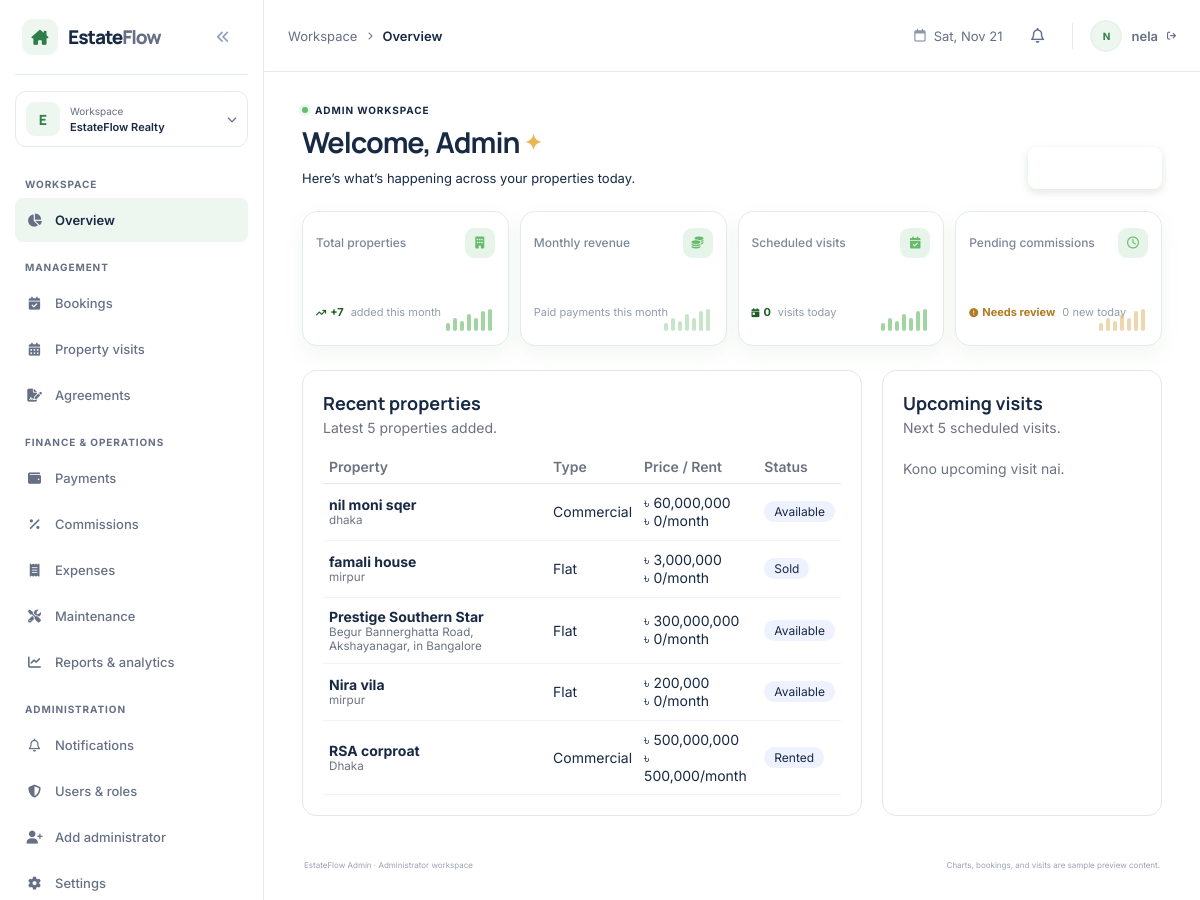
The page /backend/admin/users_dashboard.php (signed in) on the database its author committed.
### tables this page shows
CREATE TABLE `properties` (
  `property_id` bigint UNSIGNED NOT NULL,
  `owner_id` bigint UNSIGNED NOT NULL,
  `title` varchar(100) NOT NULL,
  `property_type` enum('flat','land','commercial') NOT NULL,
  `address` varchar(255) NOT NULL,
  `area_sqft` decimal(10,2) DEFAULT NULL,
  `price` decimal(12,2) DEFAULT NULL,
  `monthly_rent` decimal(12,2) DEFAULT NULL,
  `flat_details` varchar(100) NOT NULL,
  `status` enum('available','sold','rented') NOT NULL DEFAULT 'available',
  `description` text,
  `created_at` datetime NOT NULL DEFAULT CURRENT_TIMESTAMP,
  `imagas` varchar(100) NOT NULL
);

### backend/admin/users_dashboard.php (the view, shortened to what this page needs)
<?php
include_once __DIR__ . '/dbconfig.php';
function takaParts($n) {
  $n = (float)$n;
  return ['৳' . number_format($n), ''];
}
$monthStart = date('Y-m-01');
$prevStart  = date('Y-m-01', strtotime('-1 month', strtotime($monthStart)));
$totalProperties = $addedThisMonth = 0;
$r = $conn->query("SELECT COUNT(*) AS total, COALESCE(SUM(created_at >= '$monthStart'), 0) AS added FROM properties");
if ($r && ($s = $r->fetch_assoc())) {
  $totalProperties = (int)$s['total'];
  $addedThisMonth  = (int)$s['added'];
}
$revenueNow = $revenuePrev = 0;
$r = $conn->query("SELECT
    COALESCE(SUM(CASE WHEN paid_at >= '$monthStart' THEN amount END), 0) AS cur,
    COALESCE(SUM(CASE WHEN paid_at >= '$prevStart' AND paid_at < '$monthStart' THEN amount END), 0) AS prev
  FROM payments WHERE status = 'paid'");
if ($r && ($s = $r->fetch_assoc())) {
  $revenueNow  = (float)$s['cur'];
  $revenuePrev = (float)$s['prev'];
}
$revenueChange = $revenuePrev > 0 ? round(($revenueNow - $revenuePrev) / $revenuePrev * 100, 1) : null;
[$revNum, $revUnit] = takaParts($revenueNow);
$scheduledVisits = $visitsToday = 0;
$r = $conn->query("SELECT COALESCE(SUM(status = 'scheduled'), 0) AS scheduled,
                          COALESCE(SUM(status = 'scheduled' AND DATE(visit_time) = CURDATE()), 0) AS today
                   FROM visits");
if ($r && ($s = $r->fetch_assoc())) {
  $scheduledVisits = (int)$s['scheduled'];
  $visitsToday     = (int)$s['today'];
}
$pendingCommissions = $newCommissionsToday = 0;
$r = $conn->query("SELECT COALESCE(SUM(payment_status = 'pending'), 0) AS pending,
                          COALESCE(SUM(DATE(created_at) = CURDATE()), 0) AS today
                   FROM commissions");
if ($r && ($s = $r->fetch_assoc())) {
  $pendingCommissions   = (int)$s['pending'];
  $newCommissionsToday  = (int)$s['today'];
}
$recentProperties = $conn->query("SELECT property_id, title, property_type, address, price, monthly_rent, status
                                  FROM properties
                                  ORDER BY created_at DESC
                                  LIMIT 5");
$upcomingVisits = $conn->query("SELECT v.visit_id, v.visit_time, p.title, p.address
                                FROM visits v
                                LEFT JOIN properties p ON p.property_id = v.property_id
                                WHERE v.status = 'scheduled' AND v.visit_time >= NOW()
                                ORDER BY v.visit_time ASC
                                LIMIT 5");
?>
<!doctype html>
<html lang="en">
<head>
  <?php include __DIR__ . '/../shared/partials/home_styles.php'; ?>
</head>
<body class="admin-dashboard">
  <div class="admin-layout" id="admin-layout">
  <?php include __DIR__ . '/../shared/partials/admin_leftber.php'; ?>
    <div class="main-shell">
  <?php include __DIR__ . '/../shared/partials/header.php'; ?>
      <main class="dashboard-main" id="main-content">
        <section class="page-heading" id="overview" aria-labelledby="welcome-heading">
          <div>
            <p class="page-eyebrow"><span class="live-dot"></span> Admin workspace</p>
            <h1 id="welcome-heading"><span id="greeting">Welcome, Admin</span> <span class="wave" aria-hidden="true">✦</span></h1>
            <p class="page-subtitle">Here’s what’s happening across your properties today.</p>
          </div>
          <div class="heading-actions">
            <button class="button button-primary" id="open-property-modal" type="button">
              <i class="fa-solid fa-plus" aria-hidden="true"></i>
              <span>Add property</span>
            </button>
          </div>
        </section>
        <section class="stat-grid" aria-label="Portfolio overview">
          <article class="stat-card">
            <div class="stat-top"><span class="stat-label">Total properties</span><span class="stat-icon stat-icon-blue"><i class="fa-solid fa-building" aria-hidden="true"></i></span></div>
            <div class="stat-value"><?= $totalProperties ?></div>
            <div class="stat-foot"><span class="trend trend-positive"><i class="fa-solid fa-arrow-trend-up" aria-hidden="true"></i> +<?= $addedThisMonth ?></span><span>added this month</span></div>
            <span class="stat-spark spark-blue" aria-hidden="true"><i></i><i></i><i></i><i></i><i></i><i></i><i></i></span>
          </article>
          <article class="stat-card">
            <div class="stat-top"><span class="stat-label">Monthly revenue</span><span class="stat-icon stat-icon-green"><i class="fa-solid fa-coins" aria-hidden="true"></i></span></div>
            <div class="stat-value"><?= htmlspecialchars($revNum) ?><?php if ($revUnit): ?><span class="stat-unit"><?= $revUnit ?></span><?php endif; ?></div>
            <div class="stat-foot">
              <?php if ($revenueChange === null): ?>
                <span>Paid payments this month</span>
              <?php else: ?>
                <span class="trend <?= $revenueChange >= 0 ? 'trend-positive' : 'trend-attention' ?>"><i class="fa-solid <?= $revenueChange >= 0 ? 'fa-arrow-trend-up' : 'fa-arrow-trend-down' ?>" aria-hidden="true"></i> <?= abs($revenueChange) ?>%</span><span>vs. last month</span>
              <?php endif; ?>
            </div>
            <span class="stat-spark spark-green" aria-hidden="true"><i></i><i></i><i></i><i></i><i></i><i></i><i></i></span>
          </article>
          <article class="stat-card">
            <div class="stat-top"><span class="stat-label">Scheduled visits</span><span class="stat-icon stat-icon-purple"><i class="fa-solid fa-calendar-check" aria-hidden="true"></i></span></div>
            <div class="stat-value"><?= sprintf('%02d', $scheduledVisits) ?></div>
            <div class="stat-foot"><span class="trend trend-positive"><i class="fa-solid fa-calendar-day" aria-hidden="true"></i> <?= $visitsToday ?></span><span>visits today</span></div>
            <span class="stat-spark spark-purple" aria-hidden="true"><i></i><i></i><i></i><i></i><i></i><i></i><i></i></span>
          </article>
          <article class="stat-card">
            <div class="stat-top"><span class="stat-label">Pending commissions</span><span class="stat-icon stat-icon-amber"><i class="fa-regular fa-clock" aria-hidden="true"></i></span></div>
            <div class="stat-value"><?= sprintf('%02d', $pendingCommissions) ?></div>
            <div class="stat-foot"><span class="trend trend-attention"><i class="fa-solid fa-circle-exclamation" aria-hidden="true"></i> Needs review</span><span><?= $newCommissionsToday ?> new today</span></div>
            <span class="stat-spark spark-amber" aria-hidden="true"><i></i><i></i><i></i><i></i><i></i><i></i><i></i></span>
          </article>
        </section>
        <section class="dash-panels" aria-label="Recent activity">
          <article class="dash-panel">
            <h2>Recent properties</h2>
            <p>Latest 5 properties added.</p>
            <div style="overflow-x:auto;">
              <table class="dash-table">
                <thead>
                  <tr><th>Property</th><th>Type</th><th>Price / Rent</th><th>Status</th></tr>
                </thead>
                <tbody>
                  <?php if ($recentProperties && $recentProperties->num_rows > 0): ?>
                    <?php while ($rp = $recentProperties->fetch_assoc()): ?>
                      <tr>
                        <td><strong><?= htmlspecialchars($rp['title']) ?></strong><small><?= htmlspecialchars($rp['address']) ?></small></td>
                        <td><?= htmlspecialchars(ucfirst($rp['property_type'])) ?></td>
                        <td>
                          <?php if ($rp['price'] !== null): ?>৳ <?= number_format($rp['price']) ?><?php endif; ?>
                          <?php if ($rp['monthly_rent'] !== null): ?><?= $rp['price'] !== null ? '<br>' : '' ?>৳ <?= number_format($rp['monthly_rent']) ?>/month<?php endif; ?>
                        </td>
                        <td><span class="dash-badge"><?= htmlspecialchars(ucfirst($rp['status'])) ?></span></td>
                      </tr>
                    <?php endwhile; ?>
                  <?php else: ?>
                    <tr><td colspan="4" class="dash-empty">Ekhono kono property nai.</td></tr>
                  <?php endif; ?>
                </tbody>
              </table>
            </div>
          </article>
          <article class="dash-panel">
            <h2>Upcoming visits</h2>
            <p>Next 5 scheduled visits.</p>
            <ul class="dash-list">
              <?php if ($upcomingVisits && $upcomingVisits->num_rows > 0): ?>
                <?php while ($uv = $upcomingVisits->fetch_assoc()): ?>
                  <li>
                    <strong><?= htmlspecialchars($uv['title'] ?? 'Property removed') ?></strong>
                    <small><?= htmlspecialchars(date('M d · h:i A', strtotime($uv['visit_time']))) ?><?= !empty($uv['address']) ? ' · ' . htmlspecialchars($uv['address']) : '' ?></small>
                  </li>
                <?php endwhile; ?>
              <?php else: ?>
                <li class="dash-empty">Kono upcoming visit nai.</li>
              <?php endif; ?>
            </ul>
          </article>
        </section>
  <?php include __DIR__ . '/../shared/partials/footer.php'; ?>
      </main>
    </div>
  </div>
</body>
</html>

### backend/shared/assets/css/global.css (style rules this page uses)
:root { color-scheme: light; --ef-cream: #ffffff; --ef-cream-alt: #f8fafc; --ef-green-soft: #e7f4ea; --ef-green: #2f7d4a; --ef-accent: #2f7d4a; --ef-navy-950: #ffffff; --ef-navy-900: #ffffff; --ef-navy-800: #26364d; --ef-blue-700: #2f7d4a; --ef-blue-100: #e7f4ea; --ef-teal-700: #2f7d4a; --ef-teal-100: #e7f4ea; --ef-amber-700: #a76b13; --ef-amber-100: #fff3da; --ef-red-700: #b64e54; --ef-red-100: #fbebec; --ef-green-700: #2f7d4a; --ef-green-100: #e7f4ea; --ef-ink: #172943; --ef-muted: #667085; --ef-border: #e5eaf1; --ef-surface: #ffffff; --ef-page: #ffffff; --ef-sidebar-width: 264px; --ef-sidebar-collapsed-width: 78px; --ef-font-body: "Inter", "Segoe UI", Arial, sans-serif; --ef-font-heading: "Manrope", "Segoe UI", Arial, sans-serif; --ef-radius-sm: 8px; --ef-radius-md: 13px; --ef-radius-lg: 18px; --ef-shadow-card: 0 2px 12px rgb(27 94 32 / 4%); }
*, *::before, *::after { box-sizing: border-box; }
html { min-width: 320px; scroll-behavior: smooth; }
body { min-width: 320px; margin: 0; color: var(--ef-ink); background: var(--ef-page); font-family: var(--ef-font-body); font-size: 14px; -webkit-font-smoothing: antialiased; text-rendering: optimizeLegibility; }
button, input, select, textarea { color: inherit; font: inherit; }
button, select { cursor: pointer; }

### backend/shared/assets/css/palette.css (style rules this page uses)
:root { color-scheme: light; --ef-cream: #ffffff; --ef-cream-alt: #f8fafc; --ef-green-soft: #e7f4ea; --ef-green: #2f7d4a; --ef-accent: #2f7d4a; --ef-ink: #172943; --ef-muted: #667085; --ef-border: #e5eaf1; --ef-surface: #ffffff; --ef-page: #ffffff; --ef-blue-700: #2f7d4a; --ef-blue-100: #e7f4ea; --ef-teal-700: #2f7d4a; --ef-teal-100: #e7f4ea; --ef-navy-950: #ffffff; --ef-navy-900: #ffffff; --ef-navy-800: #26364d; }
.admin-dashboard { color: var(--ef-ink); background: var(--ef-page); }
.admin-dashboard .help-icon, .admin-dashboard .stat-icon-blue, .admin-dashboard .stat-icon-green, .admin-dashboard .stat-icon-purple, .admin-dashboard .stat-icon-amber { color: #66bb6a; background: var(--ef-green-soft); }
.admin-dashboard .dashboard-main { background: var(--ef-page); }
.admin-dashboard .stat-card, .admin-dashboard .panel { border-color: var(--ef-border); background: var(--ef-surface); box-shadow: 0 8px 22px rgb(27 94 32 / 6%); }
.admin-dashboard .button-primary, .admin-dashboard .btn-primary { border-color: var(--ef-navy-950); color: #fff; background: var(--ef-navy-950); }
.admin-dashboard .trend-positive { color: #1b5e20; }
.admin-dashboard, .owner-layout, .owner-dashboard, .agent-dashboard { color: var(--ef-ink); font-family: "Inter", "Segoe UI", Arial, sans-serif; }
.admin-dashboard h1, .admin-dashboard h2, .admin-dashboard h3, .admin-dashboard h4, .owner-dashboard h1, .owner-dashboard h2, .owner-dashboard h3, .owner-dashboard h4 { color: var(--ef-ink); font-family: "Manrope", "Segoe UI", Arial, sans-serif; }
.admin-dashboard p, .owner-dashboard p { color: inherit; }
.owner-main-shell, .owner-dashboard, .owner-layout, .admin-dashboard, .admin-layout { background: #ffffff; }

### backend/admin/users_dashboard.php (style rules this page uses)
.dash-panels { display:grid; grid-template-columns:2fr 1fr; gap:20px; margin:24px 0; }
.dash-panel { background:#fff; border:1px solid #e3e6ee; border-radius:14px; padding:20px; }
.dash-panel h2 { font-size:18px; margin:0 0 4px; }
.dash-panel > p { margin:0 0 14px; color:#6b7280; font-size:14px; }
.dash-table { width:100%; border-collapse:collapse; font-size:14px; }
.dash-table th { text-align:left; color:#6b7280; font-weight:600; padding:8px 6px; border-bottom:1px solid #e3e6ee; }
.dash-table td { padding:10px 6px; border-bottom:1px solid #f0f2f7; }
.dash-table small { display:block; color:#6b7280; }
.dash-badge { display:inline-block; font-size:12px; padding:3px 10px; border-radius:20px; background:#eef2ff; }
.dash-list { list-style:none; margin:0; padding:0; }
.dash-list li { padding:10px 0; border-bottom:1px solid #f0f2f7; }
.dash-list li:last-child { border-bottom:0; }
.dash-empty { color:#6b7280; padding:10px 0; }

### rows shown on the page
properties: title "nil moni sqer", address "dhaka", property_type "Commercial", price "60,000,000", monthly_rent "0", status "Available"
properties: title "famali house", address "mirpur", property_type "Flat", price "3,000,000", monthly_rent "0", status "Sold"
properties: title "Prestige Southern Star", address "Begur Bannerghatta Road, Akshayanagar, in Bangalore", property_type "Flat", price "300,000,000", monthly_rent "0", status "Available"
properties: title "Nira vila", address "mirpur", property_type "Flat", price "200,000", monthly_rent "0", status "Available"
properties: title "RSA corproat", address "Dhaka", property_type "Commercial", price "500,000,000", monthly_rent "500,000", status "Rented"

### other values the page prints
$adminPageTitle "Overview"
$adminInitial "N"
$adminName "nela"
$addedThisMonth "7"
$visitsToday "0"
$newCommissionsToday "0"
